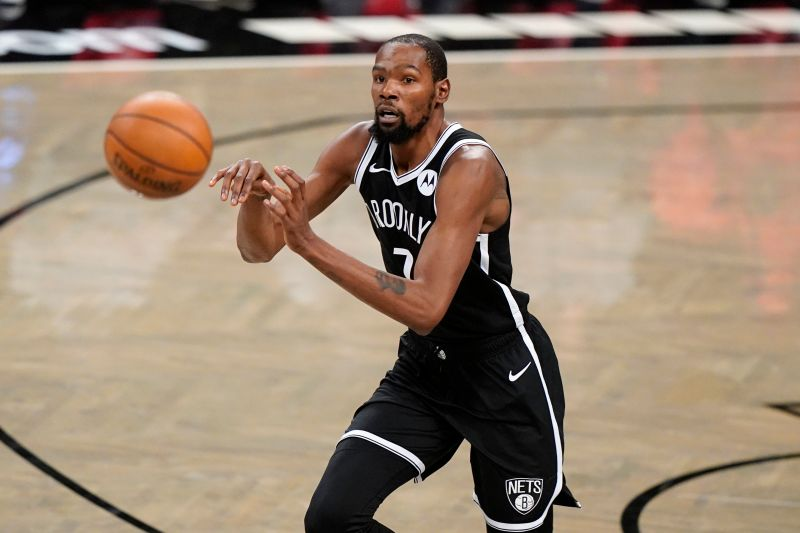
#> input picture kd.jpg, 800 x 533 px, found by its file name
$ python DetectFace.py
#> lines starting #> are read from the running program, lines starting #| are printed output that depends on the picture
import cv2
from cv2 import imshow

img = cv2.imread('C:/python/kd.jpg')
#> img is the input picture: shape (533, 800, 3); mean B, G, R 117, 136.1, 156.2
gray = cv2.cvtColor(img, cv2.COLOR_BGR2GRAY)
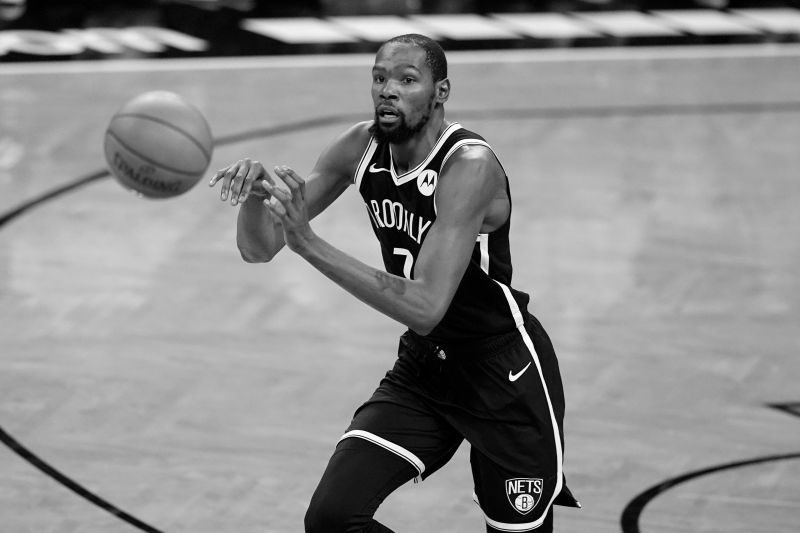
#> gray: shape (533, 800); min 0, max 255, mean 139.9
faceCascade = cv2.CascadeClassifier(cv2.data.haarcascades +'C:/python/opencv/faceDetect.xml')
faceRect = faceCascade.detectMultiScale(gray, 1.1, 3)#(gray, 縮小倍數, 偵測次數)回傳正方形
#> faceRect = ()
print(len(faceRect))
#| 0
for (x, y, w, h) in faceRect:
    cv2.rectangle(img, (x, y), (x+w ,y+h), (0,255,0), 2)
#> this loop made 0 passes
imshow('img',img)
cv2.waitKey(0)
